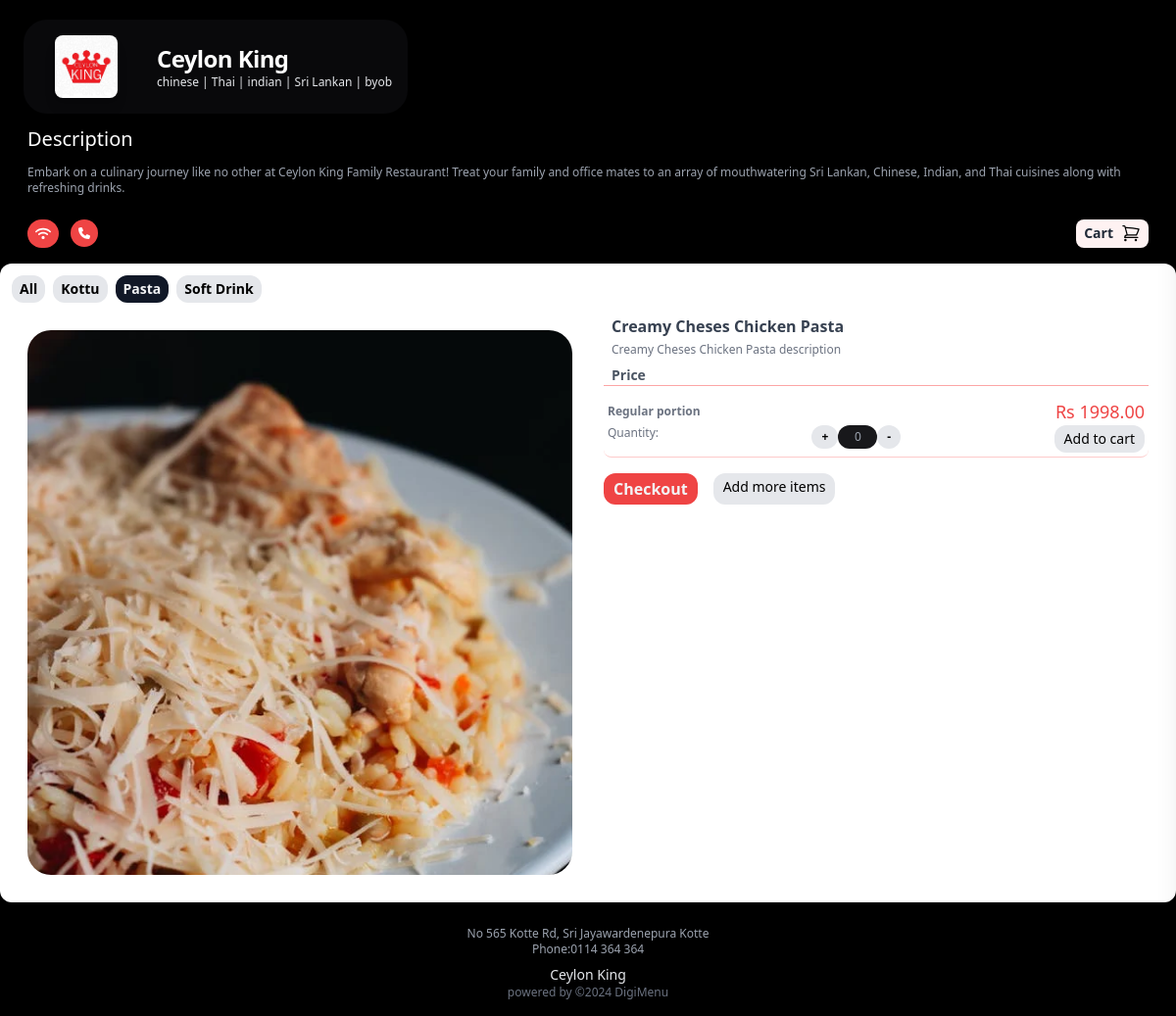
Page /app/1/product/55/ on the committed database.
### main/models.py (models this page shows, shortened)
class Profile(models.Model):
    user = models.OneToOneField(User, on_delete=models.CASCADE)
    phone = models.CharField(max_length=20, blank=True)
    address1 = models.CharField(max_length=200, blank=True)
    resturant_name = models.CharField(max_length=200, blank=True)
    resturant_slogan = models.CharField(max_length=200, blank=True)
    image = models.ImageField(upload_to='uploads/product/', blank=True, null=True)
    description = models.CharField(max_length=400, default='0', blank=True, null=True)
    city = models.CharField(max_length=200, blank=True)
    zipcode = models.CharField(max_length=200, blank=True)
    country = models.CharField(max_length=200, blank=True)

class Category(models.Model):
    resturant = models.ForeignKey(Profile, on_delete=models.CASCADE)
    name = models.CharField(max_length=50)

class Product(models.Model):
    name = models.CharField(max_length=100)
    resturant = models.ForeignKey(Profile, on_delete=models.CASCADE)
    menu = models.ForeignKey(Category, on_delete=models.CASCADE, default=1)
    description = models.CharField(max_length=250, default='0', blank=True, null=True)
    image = models.ImageField(upload_to='uploads/product/', blank=True, null=True)
    stock = models.IntegerField(default=0)
    is_available = models.BooleanField(default=True)  # Field to track product availability

class Portion(models.Model):
    product = models.ForeignKey(Product, on_delete=models.CASCADE, related_name='portions')
    name = models.CharField(max_length=100)
    price = models.DecimalField(default=0, decimal_places=2, max_digits=6)
    size = models.CharField(max_length=20, null=True, blank=True)

### main/views.py (the view)
# urls.py: path('product/<int:product_id>/', views.product_info, name='product_info'),
def product(request,resturant_id, product_id):
    profile = get_object_or_404(Profile, id=resturant_id)
    categories = Category.objects.filter(resturant=profile)
    product = get_object_or_404(Product, id=product_id)
    current_menu = product.menu
    context = {
        'product': product,
        'menus': categories,
        'resturant': profile,
        'menu_id':current_menu.id,
        'active_view': 'menu'
    }
    return render(request, 'product.html', context)

### cart/cart.py (called while the page is built)
    def cart_total(self, app_id):
        self.session_key = f'app_{app_id}_cart'
        self.cart = self.session.get(self.session_key, {})
        portion_ids = self.cart.keys()
        portions = Portion.objects.filter(id__in=portion_ids)
        quantities = self.cart
        total = 0
        for key, value in quantities.items():
            key = int(key)
            for portion in portions:
                if portion.id == key:
                    total = total + (portion.price * value)
        return total

    def __len__(self):
        return len(self.cart)

    def get_prods(self):
        portion_ids = self.cart.keys()
        portions = Portion.objects.filter(id__in=portion_ids)
        return portions

    def get_quants(self):
        return self.cart

### cart/context_processors.py (called while the page is built)
def cart_items(request):
    app_id = request.resolver_match.kwargs.get('resturant_id')
    cart = Cart(request, app_id)
    return {
        'cart_products': cart.get_prods(),
        'quantities': cart.get_quants(),
        'total_items': cart.__len__(),
        'totals': cart.cart_total(app_id),
    }

### dashboard/context_processors.py (called while the page is built)
def profile(request):
    if request.user.is_authenticated:
        profile = get_object_or_404(Profile, user=request.user)
        return {"profile": profile}
    else:
        return {}  # Return an empty context or default values as needed

### main/context_processors.py (called while the page is built)
def resturant(request):
    resturant_id = request.resolver_match.kwargs.get('resturant_id', None)
    if resturant_id:
        profile = get_object_or_404(Profile, id=resturant_id)
        categories = Category.objects.filter(resturant=profile)
        return {
            'menus': categories,
            'resturant': profile,
        }
    return {}

### main/templates/product.html (shortened to what this page needs)
{% extends 'mainbase.html' %}
{% load static %}
{% block content %}
<div class="flex flex-col lg:flex-row bg-white rounded-3xl p-3">
  <div class="h-auto lg:w-1/2 p-4">
    <img src="{{product.image.url}}" alt="{{product.name}}" class="w-full aspect-square  object-cover rounded-3xl object-center">
  </div>
  <div class="lg:w-1/2 px-4">
    <h3 class="text-gray-700 font-bold px-2">
      {{product.name}}
    </h3>
    <p class="px-2 mt-1 text-xs text-gray-500">{{product.description}}</p>
    <h4 class="font-semibold text-sm text-gray-600 mt-2 mx-2">Price</h4>
    <div class="text-xs text-gray-500 pt-2 border-t border-red-300 ">
      {% for portion in product.portions.all %}
      <div class="px-1 border-b border-red-200 bg-white p-1 rounded-lg justify-between">
        <div class="flex flex-row justify-between items-center">
          <P class="text-left font-bold text-gray-500 text-xs">{{portion.name}} portion</P>
          <P class="text-right text-lg text-red-500">Rs {{portion.price}}</P>
        </div>
        <div class="w-full flex flex-row items-start justify-between">
          <div class="text-left text-gray-500 text-xs">Quantity:</div>
          <div class="flex flex-row ">
            <button id="increase{{portion.id}}" class="py-1 px-2.5 justify-center items-center  text-xs font-bold rounded-xl bg-gray-200 text-black">+</button>
            <input type="number" id="quantity{{portion.id}}" class="w-10  text-center" value="0" min="0">
            <button id="decrease{{portion.id}}" class="py-1 px-2.5 justify-center items-center  text-xs font-bold rounded-xl bg-gray-200 text-black">-</button>
          </div>
          <button id="add-cart"  data-index="{{portion.id}}" class="add-cart py-1 px-2.5 justify-center items-center  text-sm rounded-xl bg-gray-200 text-black">Add to cart</button>
        </div>
      </div>
      {% endfor %}
    </div>
    <div class="flex flex-row justify-start py-4">
      <a href="{% url 'summary' resturant_id=resturant.id %}" value="{{product.id}}" class="py-1 px-2.5 justify-center items-center font-bold rounded-xl bg-red-500 text-gray-100 mr-4">Checkout</a>
      <a href="{% url 'menuhome' resturant.id %}"  value="{{product.id}}" class="py-1 px-2.5 justify-center items-center text-sm rounded-xl bg-gray-200 text-black mr-4">Add more items</a>
    </div>
  </div>
</div>
{% endblock %}

### main/templates/mainheader.html (shortened to what this page needs)
{% load static %}
<div class=" pt-2 p-6 flex flex-col " style="background-color: #000000;" >
  <div class="">
    <div class="">
      <div class="flex mt-3 bg-zinc-950 max-w-fit justify-center items-center rounded-3xl px-4">
        <img src="{{resturant.image.url}}" alt="Company Logo" class="w-16 h-16 m-4 rounded-lg shadow-lg">
        <div class="flex flex-col  justify-center ">
          <p class=" text-3xl mx-6 mt-3 text-left font-bold tracking-tight text-white sm:text-2xl">{{resturant.resturant_name}}</p>
          <p class="text-xs ml-6 mb-3 text-left text-gray-200">{{resturant.resturant_slogan}}</p>
          </div>
      </div>
      <h1 class="text-white text-xl px-1 my-3 ">Description</h1>
      <p class="text-gray-400 text-xs mx-1 mb-6">{{resturant.description}}</p>
      <nav class="flex flex-row px-1 pb-3 w-full justify-between ">
        <div class="flex justify-center items-center flex-row">
          <button id="openDialogButton" class="flex bg-red-500 rounded-3xl p-2 mr-2">
          </button>
          <a href="https://wa.me/{{resturant.phone}}" class="flex mx-1 bg-red-500 rounded-3xl p-2 mr-2">
          </a>
        </div>
        <button id="toggleButton" class="relative bg-red-50 rounded-lg flex flex-row px-2 justify-center items-center">
          <P class="text-gray-800 text-sm font-bold mr-2">Cart</P>
          </div>
    </div>
  </div>

### main/templates/tabs.html
{% load static %}
<div class="mt-3 overflow-x-auto">
  <div class="flex justify-start mx-3 space-x-2">
    <a href="{% url 'menuhome' resturant.id %}"
       class="px-2 py-1 text-sm font-bold rounded-xl text-black {% if active_view == 'all' %}bg-gray-900 text-gray-100{% else %}bg-gray-200{% endif %}">
        All
    </a>
    {% for menu in menus %}
      <a href="{% url 'menu' resturant.id menu.id %}"
         class="px-2 py-1 text-sm font-bold rounded-xl {% if menu.id == menu_id %}bg-gray-900 text-gray-100{% else %}bg-gray-200 text-black{% endif %}">
          {{ menu.name }}
      </a>
    {% endfor %}
  </div>
</div>

### main/templates/mainfooter.html
<footer class="bg-black py-4">
    <div class="container mx-auto px-4 flex flex-col items-center justify-center">
      <p class="text-gray-400 text-xs mt-2">No 565 Kotte Rd, Sri Jayawardenepura Kotte </p>
      <p class="text-gray-400 text-xs">Phone:0114 364 364 </p>
      <p class="text-gray-200 text-sm pt-2">{{resturant.resturant_name}}</p>
      <p class="text-gray-500 text-xs text-center">powered by <a href="#" class="text-gray-500">©2024 DigiMenu</a></p>
    </footer>

### static/styles.css (style rules this page uses)
input { color: rgb(156 163 175) !important; background-color: rgb(24 24 27); border-radius: 9999px; padding:0 10px !important; }

### main/templates/product.html (style rules this page uses)
input[type="number"] { -moz-appearance: textfield; }

### rows in the picture
Profile: image (picture), resturant_name "Ceylon King", resturant_slogan "chinese | Thai | indian | Sri Lankan | byob", description "Embark on a culinary journey like no other at Ceylon King Family Restaurant! Treat your family and office mates to an array of mouthwatering Sri Lankan, Chinese, Indian, and Thai cuisines along with refreshing drinks."
Category: name "Kottu"
Category: name "Pasta"
Category: name "Soft Drink"
Product: image (picture), name "Creamy Cheses Chicken Pasta", description "Creamy Cheses Chicken Pasta description"
Portion: name "Regular", price "1998.00"
